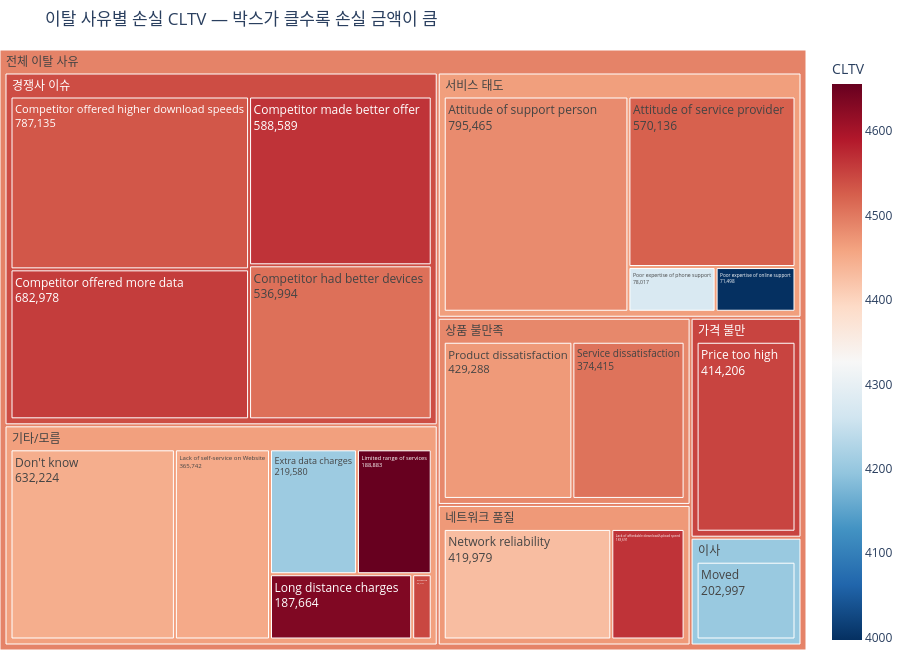

The notebook cell this image was saved under:
### Markdown cell above
### 4-2. 트리맵 — 이탈 사유별 손실 CLTV

### Code cell
# 이탈 고객만 추출해서 이탈 사유별 CLTV 손실 시각화
churn_df = df[df['Churn Value'] == 1]

fig = px.treemap(
    churn_df,
    path=[px.Constant('전체 이탈 사유'), 'Churn Category', 'Churn Reason'],
    values='CLTV',
    color='CLTV',
    color_continuous_scale='RdBu_r',
    title='이탈 사유별 손실 CLTV — 박스가 클수록 손실 금액이 큼',
    height=650
)
fig.update_traces(textinfo='label+value')
fig.update_layout(margin=dict(t=50, b=0, l=0, r=0))
fig.show()

### Figure 1 — Plotly figure (JSON) as saved in the notebook; plotly's stock layout.template omitted (floating-point values rounded to 4 significant figures)
{"data": [{"branchvalues": "total", "customdata": [[4565.0], [4202.0], [4509.0], [4532.0], [4556.0], [4550.0], [4469.0], [4506.0], [4452.0], [4428.0], [4656.0], [4565.0], [4633.0], [4207.0], [4447.0], [3997.0], [4275.0], [4523.0], [4483.0], [4547.0], [4541.0], [4202.0], [4550.0], [4486.0], [4463.0], [4470.0], [4464.0], [4490.0]], "domain": {"x": [0, 1], "y": [0, 1]}, "hovertemplate": "labels=%{label}<br>CLTV_sum=%{value}<br>parent=%{parent}<br>id=%{id}<br>CLTV=%{color}<extra></extra>", "ids": ["전체 이탈 사유/경쟁사 이슈/Competitor made better offer", "전체 이탈 사유/이사/Moved", "전체 이탈 사유/경쟁사 이슈/Competitor had better devices", "전체 이탈 사유/경쟁사 이슈/Competitor offered higher download speeds", "전체 이탈 사유/경쟁사 이슈/Competitor offered more data", "전체 이탈 사유/가격 불만/Price too high", "전체 이탈 사유/상품 불만족/Product dissatisfaction", "전체 이탈 사유/상품 불만족/Service dissatisfaction", "전체 이탈 사유/기타/모름/Lack of self-service on Website", "전체 이탈 사유/네트워크 품질/Network reliability", "전체 이탈 사유/기타/모름/Limited range of services", "전체 이탈 사유/네트워크 품질/Lack of affordable download/upload speed", "전체 이탈 사유/기타/모름/Long distance charges", "전체 이탈 사유/기타/모름/Extra data charges", "전체 이탈 사유/기타/모름/Don't know", "전체 이탈 사유/서비스 태도/Poor expertise of online support", "전체 이탈 사유/서비스 태도/Poor expertise of phone support", "전체 이탈 사유/서비스 태도/Attitude of service provider", "전체 이탈 사유/서비스 태도/Attitude of support person", "전체 이탈 사유/기타/모름/Deceased", "전체 이탈 사유/경쟁사 이슈", "전체 이탈 사유/이사", "전체 이탈 사유/가격 불만", "전체 이탈 사유/상품 불만족", "전체 이탈 사유/기타/모름", "전체 이탈 사유/네트워크 품질", "전체 이탈 사유/서비스 태도", "전체 이탈 사유"], "labels": ["Competitor made better offer", "Moved", "Competitor had better devices", "Competitor offered higher download speeds", "Competitor offered more data", "Price too high", "Product dissatisfaction", "Service dissatisfaction", "Lack of self-service on Website", "Network reliability", "Limited range of services", "Lack of affordable download/upload speed", "Long distance charges", "Extra data charges", "Don't know", "Poor expertise of online support", "Poor expertise of phone support", "Attitude of service provider", "Attitude of support person", "Deceased", "경쟁사 이슈", "이사", "가격 불만", "상품 불만족", "기타/모름", "네트워크 품질", "서비스 태도", "전체 이탈 사유"], "marker": {"coloraxis": "coloraxis", "colors": [4565.0, 4202.0, 4509.0, 4532.0, 4556.0, 4550.0, 4469.0, 4506.0, 4452.0, 4428.0, 4656.0, 4565.0, 4633.0, 4207.0, 4447.0, 3997.0, 4275.0, 4523.0, 4483.0, 4547.0, 4541.0, 4202.0, 4550.0, 4486.0, 4463.0, 4470.0, 4464.0, 4490.0]}, "name": "", "parents": ["전체 이탈 사유/경쟁사 이슈", "전체 이탈 사유/이사", "전체 이탈 사유/경쟁사 이슈", "전체 이탈 사유/경쟁사 이슈", "전체 이탈 사유/경쟁사 이슈", "전체 이탈 사유/가격 불만", "전체 이탈 사유/상품 불만족", "전체 이탈 사유/상품 불만족", "전체 이탈 사유/기타/모름", "전체 이탈 사유/네트워크 품질", "전체 이탈 사유/기타/모름", "전체 이탈 사유/네트워크 품질", "전체 이탈 사유/기타/모름", "전체 이탈 사유/기타/모름", "전체 이탈 사유/기타/모름", "전체 이탈 사유/서비스 태도", "전체 이탈 사유/서비스 태도", "전체 이탈 사유/서비스 태도", "전체 이탈 사유/서비스 태도", "전체 이탈 사유/기타/모름", "전체 이탈 사유", "전체 이탈 사유", "전체 이탈 사유", "전체 이탈 사유", "전체 이탈 사유", "전체 이탈 사유", "전체 이탈 사유", ""], "textinfo": "label+value", "type": "treemap", "values": [588600.0, 203000.0, 537000.0, 787100.0, 683000.0, 414200.0, 429300.0, 374400.0, 365700.0, 420000.0, 188900.0, 183700.0, 187700.0, 219600.0, 632200.0, 71500.0, 78020.0, 570100.0, 795500.0, 25780.0, 2596000.0, 203000.0, 414200.0, 803700.0, 1620000.0, 603700.0, 1515000.0, 7755000.0]}], "layout": {"coloraxis": {"colorbar": {"title": {"text": "CLTV"}}, "colorscale": [[0, "rgb(5,48,97)"], [0.1, "rgb(33,102,172)"], [0.2, "rgb(67,147,195)"], [0.3, "rgb(146,197,222)"], [0.4, "rgb(209,229,240)"], [0.5, "rgb(247,247,247)"], [0.6, "rgb(253,219,199)"], [0.7, "rgb(244,165,130)"], [0.8, "rgb(214,96,77)"], [0.9, "rgb(178,24,43)"], [1, "rgb(103,0,31)"]]}, "height": 650, "legend": {"tracegroupgap": 0}, "margin": {"b": 0, "l": 0, "r": 0, "t": 50}, "title": {"text": "이탈 사유별 손실 CLTV — 박스가 클수록 손실 금액이 큼"}}}
